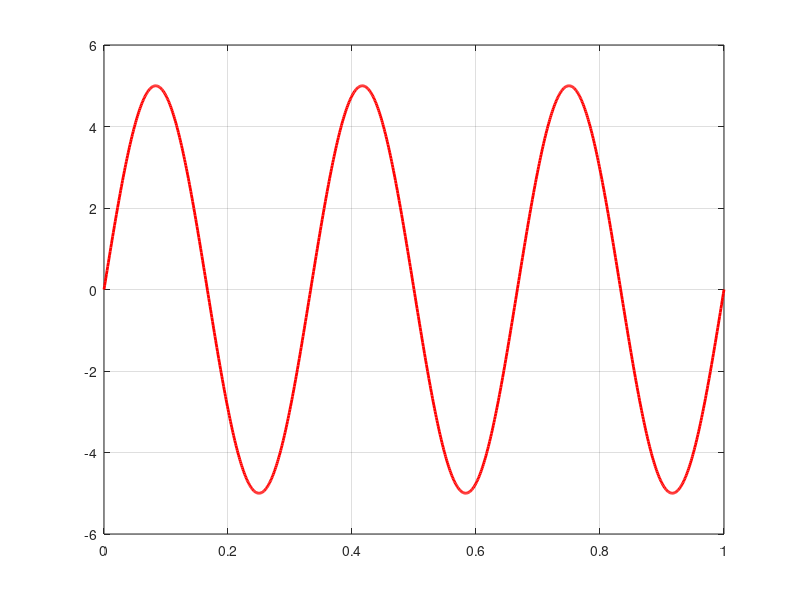

Write the MATLAB code that produced this figure.
A=5;
t=0:0.001:1;
f=3;
s1=A*sin(2*pi*f*t);
%plot(t,s1,'r','LineWidth',2);
%grid('on');


%% Sampling
Fs=30; %Frekuensi sampling
n=(0:Fs-1)/Fs; %Proses Normalisasi
s2=A*sin(2*pi*f*t);
plot(t,s2,'r','LineWidth',2);
hold("on");
grid('on');